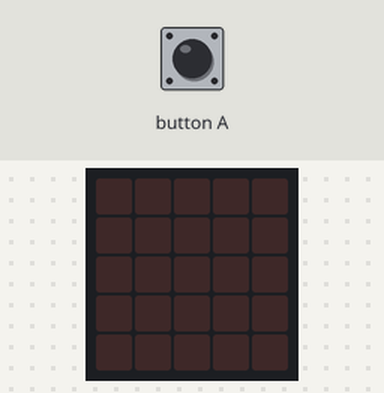
A program run on a simulated BBC micro:bit (MakeCode). Shown: the board's 5×5 LED display. Inputs (shaded band) come from the test bench.

Above: at 1.2 s.
1.3 s: button A pressed for 0.15 s
At 2.8 s:
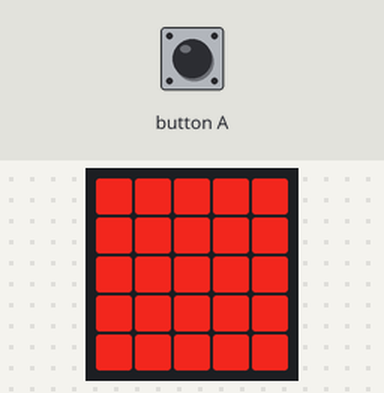
Timing chart, 0 to 4.3 s (numbered marks = the images above; inputs shaded):
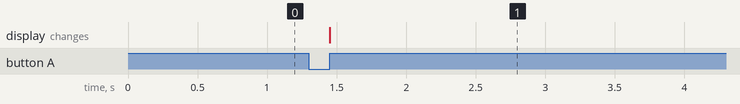

Measured:
- after the input at 1.3 s, the display: changes after 0.15 s (image 1)

The program:

main.ts
```typescript
input.onButtonPressed(Button.A, function () {
    led.setBrightness(105)
    if (led.brightness() < 80) {
        led.setBrightness(255)
        basic.showLeds(`
            # # # # #
            # # # # #
            # # # # #
            # # # # #
            # # # # #
            `)
    } else if (led.brightness() < 120) {
        led.setBrightness(212)
        basic.showLeds(`
            # # # # #
            # # # # #
            # # # # #
            # # # # #
            # # # # #
            `)
    }
    basic.pause(5000)
    led.enable(false)
})
```

test.ts
```typescript
// Hier kann man Tests durchführen; diese Datei wird nicht kompiliert, wenn dieses Paket als Erweiterung verwendet wird.
```
